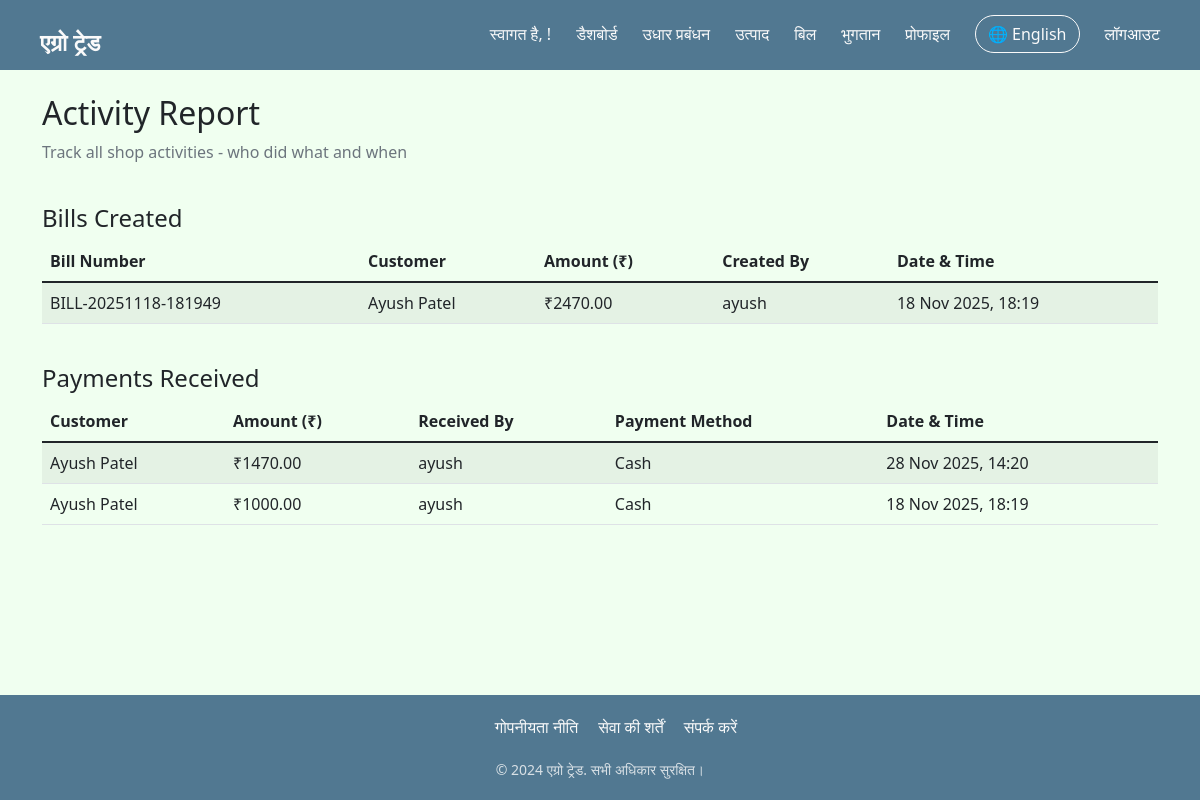
Screenshot of /reports/activity/ (signed in) with the database file from the repository.
### myApp/models.py (models this page shows, shortened)
class Bill(models.Model):
    bill_number = models.CharField(max_length=20, unique=True)
    customer = models.ForeignKey(Customer, on_delete=models.CASCADE)
    date = models.DateTimeField(default=timezone.now)
    total_amount = models.DecimalField(max_digits=12, decimal_places=2)
    paid_amount = models.DecimalField(max_digits=12, decimal_places=2, default=0)
    remaining_amount = models.DecimalField(max_digits=12, decimal_places=2)
    payment_status = models.CharField(max_length=20, choices=[
        ('paid', 'Paid'),
        ('partial', 'Partial'),
        ('pending', 'Pending')
    ], default='pending')
    created_by = models.ForeignKey(User, on_delete=models.SET_NULL, null=True)

class Customer(models.Model):
    name = models.CharField(max_length=100)
    phone = models.CharField(max_length=15, unique=True)
    address = models.TextField()
    outstanding_balance = models.DecimalField(max_digits=12, decimal_places=2, default=0)
    created_at = models.DateTimeField(auto_now_add=True)
    created_by = models.ForeignKey(User, on_delete=models.SET_NULL, null=True)

class Payment(models.Model):
    customer = models.ForeignKey(Customer, on_delete=models.CASCADE)
    bill = models.ForeignKey(Bill, on_delete=models.SET_NULL, null=True, blank=True)
    amount = models.DecimalField(max_digits=12, decimal_places=2)
    date = models.DateTimeField(default=timezone.now)
    payment_method = models.CharField(max_length=50, choices=[
        ('cash', 'Cash'),
        ('upi', 'UPI'),
        ('bank', 'Bank Transfer')
    ])
    received_by = models.ForeignKey(User, on_delete=models.SET_NULL, null=True)
    notes = models.TextField(blank=True)

### myApp/views.py (the view)
# urls.py: path('reports/activity/', views.user_activity_report, name='activity_report'),
@login_required
def user_activity_report(request):
    bills = Bill.objects.all().order_by('-date')
    payments = Payment.objects.all().order_by('-date')
    products = Product.objects.all().order_by('-last_updated')
    context = {
        'bills': bills,
        'payments': payments,
        'products': products,
    }
    return render(request, 'activity_report.html', context)

### templates/activity_report.html (shortened to what this page needs)
{% extends "base.html" %}
{% block content %}
<div class="row">
    <div class="col-12">
        <h2>Activity Report</h2>
        <p class="text-muted">Track all shop activities - who did what and when</p>
    </div>
</div>
<div class="row mt-4">
    <div class="col-12">
        <h4>Bills Created</h4>
        <div class="table-responsive">
            <table class="table table-striped">
                <thead>
                    <tr>
                        <th>Bill Number</th>
                        <th>Customer</th>
                        <th>Amount (₹)</th>
                        <th>Created By</th>
                        <th>Date & Time</th>
                    </tr>
                </thead>
                <tbody>
                    {% for bill in bills %}
                    <tr>
                        <td>{{ bill.bill_number }}</td>
                        <td>{{ bill.customer.name }}</td>
                        <td>₹{{ bill.total_amount }}</td>
                        <td>{{ bill.created_by.get_full_name|default:bill.created_by.username }}</td>
                        <td>{{ bill.date|date:"d M Y, H:i" }}</td>
                    </tr>
                    {% empty %}
                    <tr>
                        <td colspan="5" class="text-center">No bills created yet</td>
                    </tr>
                    {% endfor %}
                </tbody>
            </table>
        </div>
    </div>
</div>
<div class="row mt-4">
    <div class="col-12">
        <h4>Payments Received</h4>
        <div class="table-responsive">
            <table class="table table-striped">
                <thead>
                    <tr>
                        <th>Customer</th>
                        <th>Amount (₹)</th>
                        <th>Received By</th>
                        <th>Payment Method</th>
                        <th>Date & Time</th>
                    </tr>
                </thead>
                <tbody>
                    {% for payment in payments %}
                    <tr>
                        <td>{{ payment.customer.name }}</td>
                        <td>₹{{ payment.amount }}</td>
                        <td>{{ payment.received_by.get_full_name|default:payment.received_by.username }}</td>
                        <td>{{ payment.get_payment_method_display }}</td>
                        <td>{{ payment.date|date:"d M Y, H:i" }}</td>
                    </tr>
                    {% empty %}
                    <tr>
                        <td colspan="5" class="text-center">No payments received yet</td>
                    </tr>
                    {% endfor %}
                </tbody>
            </table>
        </div>
    </div>
</div>
{% endblock %}

### templates/base.html (style rules this page uses)
:root { --primary: #517891; --primary-light: #77B1D4; --dark: #90D5FF; --white: #FAFAFA; --underline: #90DFFF; }
* { margin: 0; padding: 0; box-sizing: border-box; }
body { background-color: honeydew; min-height: 100vh; display: flex; flex-direction: column; }

### rows the page displays
Bill: bill_number "BILL-20251118-181949", customer.name "Ayush Patel", total_amount "2470.00", created_by.get_full_name "ayush", date "18 Nov 2025, 18:19"
Payment: customer.name "Ayush Patel", amount "1470.00", received_by.get_full_name "ayush", payment_method "Cash", date "28 Nov 2025, 14:20"
Payment: customer.name "Ayush Patel", amount "1000.00", received_by.get_full_name "ayush", payment_method "Cash", date "18 Nov 2025, 18:19"
